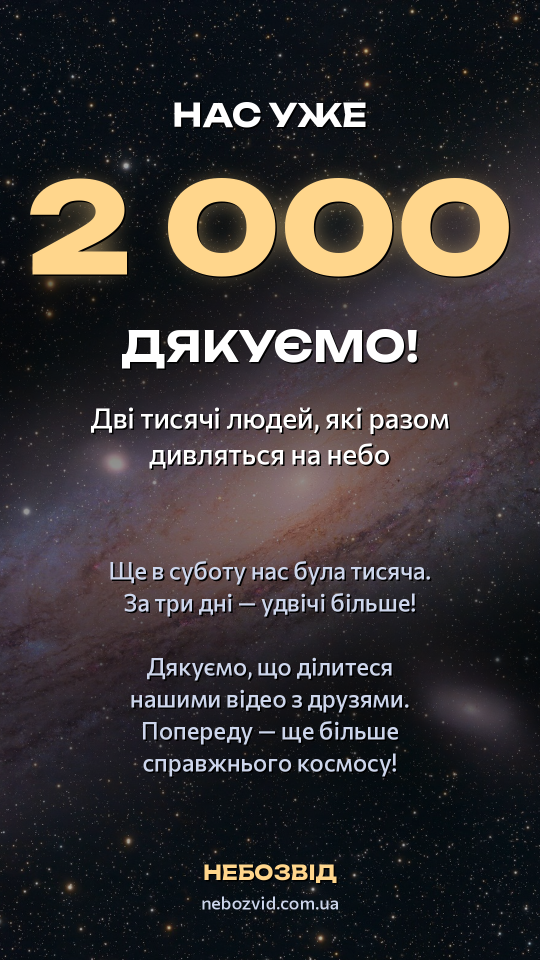
#> input picture videos/stories/thanks2000.png, 1080 x 1920 px, given in place of eso0932a.jpg, which was not available (shown at 1/2 size)
$ python thanks1000.py
#> lines starting #> are read from the running program, lines starting #| are printed output that depends on the picture
# Сторіз «Нас 1 000!» — подяка читачам Instagram (14.11.2026; копія thanks500.py). Запуск з videos/tools: python3 ../stories/thanks1000.py
# Тло — справжнє небо (ESO/S. Brunier, CC BY 4.0), Чумацький Шлях по діагоналі, як у rozigrash.py.
from PIL import Image, ImageDraw, ImageFont, ImageFilter, ImageEnhance
import numpy as np, os
W, H = 1080, 1920
OUT = os.path.join(os.path.dirname(os.path.abspath(__file__)), 'thanks1000.png')
Image.MAX_IMAGE_PIXELS = None
sky = Image.open('data/sky/eso0932a.jpg').convert('RGB')
#> sky is the input picture: PIL image 1080x1920 RGB; mean R, G, B 55.8, 51.4, 51.9
c = sky.crop((1700, 0, 4300, 3000)).rotate(32, resample=Image.BICUBIC)
#> c: PIL image 2600x3000 RGB; every value is 0
s = max(W / c.width, H / c.height) * 1.8
#> s = 1.15
c = c.resize((int(c.width * s), int(c.height * s)), Image.LANCZOS)
#> c: PIL image 2995x3456 RGB; every value is 0
x0, y0 = (c.width - W) // 2, (c.height - H) // 2
#> x0 = 957; y0 = 768
bg = ImageEnhance.Brightness(c.crop((x0, y0, x0 + W, y0 + H))).enhance(0.8)
#> bg: PIL image 1080x1920 RGB; every value is 0
a = np.asarray(bg).astype(np.float32) / 255
#> a: shape (1920, 1080, 3) float32; every value is 0
yy = np.linspace(0, 1, H)[:, None, None]
a *= 1 - 0.45 * np.exp(-((yy - 0.36) / 0.13) ** 2) - 0.5 * np.exp(-((yy - 0.70) / 0.13) ** 2)
img = Image.fromarray((np.clip(a, 0, 1) * 255).astype(np.uint8)).convert('RGBA')

def U(sz, w=700):
    f = ImageFont.truetype('fonts/Unbounded.ttf', sz)
    try: f.set_variation_by_axes([w])
    except Exception: pass
    return f
def C(sz, w=500):
    f = ImageFont.truetype('fonts/Commissioner.ttf', sz)
    try: f.set_variation_by_axes([w])
    except Exception: pass
    return f
gold, white, soft = (255, 214, 140), (255, 255, 255), (205, 214, 236)

def ctext(y, t, font, fill, glow=0, shadow=True):
#> called with y = 190, t = 'НАС УЖЕ', fill = (255, 255, 255), glow = 0, shadow = True
    d = ImageDraw.Draw(img)
    w = d.textlength(t, font=font); x = (W - w) / 2
#> after `w = d.textlength(t, font=font)`: w = 305.3
#> after `x = (W - w) / 2`: x = 387.3
    if glow:
        g = Image.new('RGBA', (W, H), (0, 0, 0, 0))
        ImageDraw.Draw(g).text((x, y), t, font=font, fill=fill + (200,))
        img.alpha_composite(g.filter(ImageFilter.GaussianBlur(glow)))
    if shadow: d.text((x + 3, y + 3), t, font=font, fill=(0, 0, 0, 170))
    d.text((x, y), t, font=font, fill=fill)

ctext(190, 'НАС УЖЕ', U(64), white)
f = U(270, 800); n = '1 000'
assert ImageDraw.Draw(img).textlength(n, font=f) < W - 80, 'the number is wider than the frame'
ctext(300, n, f, gold, glow=28)
#> call 2 of ctext, with y = 300, t = '1 000', fill = (255, 214, 140), glow = 28, shadow = True
#> in ctext (call 2), `d = ImageDraw.Draw(img)`:
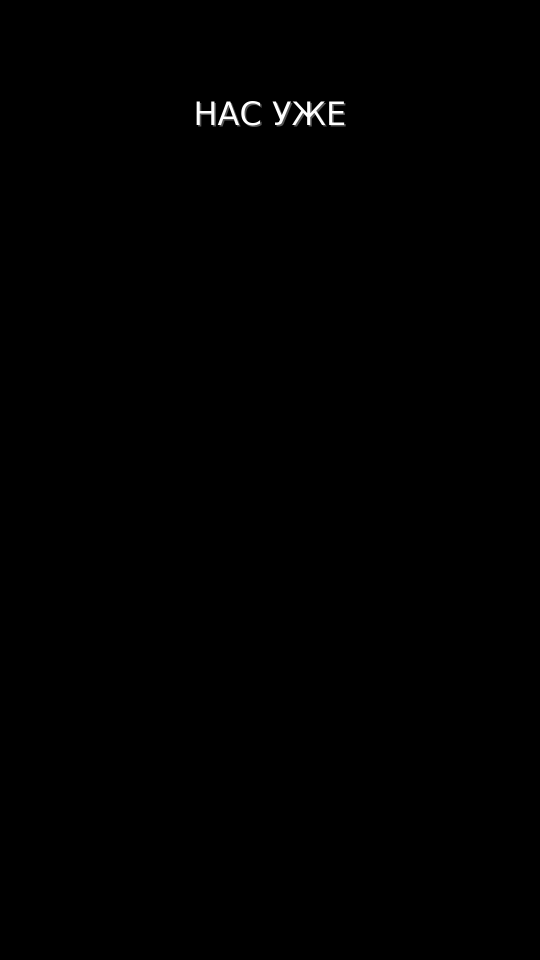
#> img: PIL image 1080x1920 RGBA (shown at 1/2 size); mean R, G, B, A 0.5, 0.5, 0.5, 254.9; transparent parts drawn white
#> in ctext (call 2), `w = d.textlength(t, font=font)`: w = 773
#> in ctext (call 2), `x = (W - w) / 2`: x = 153.5
#> in ctext (call 2), `g = Image.new('RGBA', (W, H), (0, 0, 0, 0))`: g: PIL image 1080x1920 RGBA; every value is 0
#> in ctext (call 2), `ImageDraw.Draw(g).text((x, y), t, font=font, fill=fill + (200,))`:
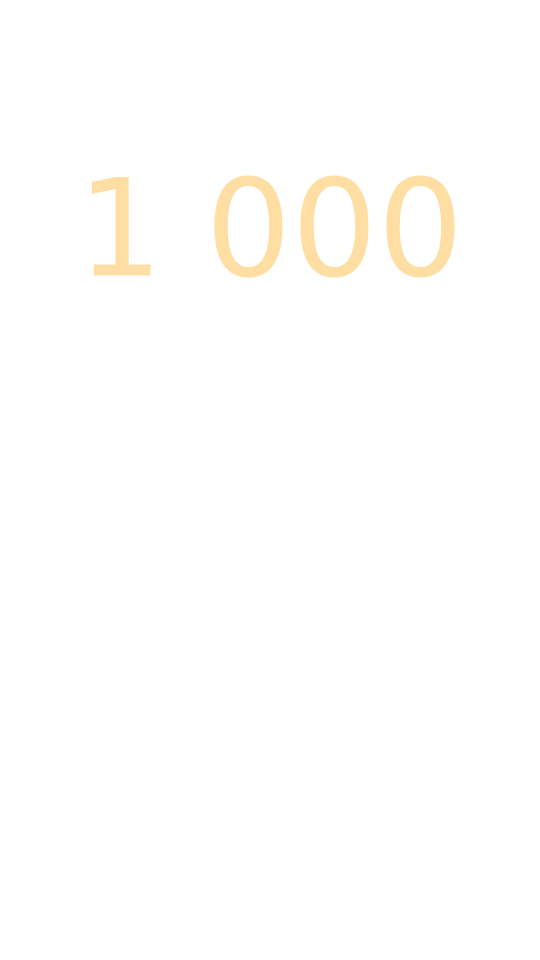
#> g: PIL image 1080x1920 RGBA (shown at 1/2 size); mean R, G, B, A 5.6, 4.7, 3.1, 4.2; transparent parts drawn white
#> in ctext (call 2), `img.alpha_composite(g.filter(ImageFilter.GaussianBlur(glow)))`:
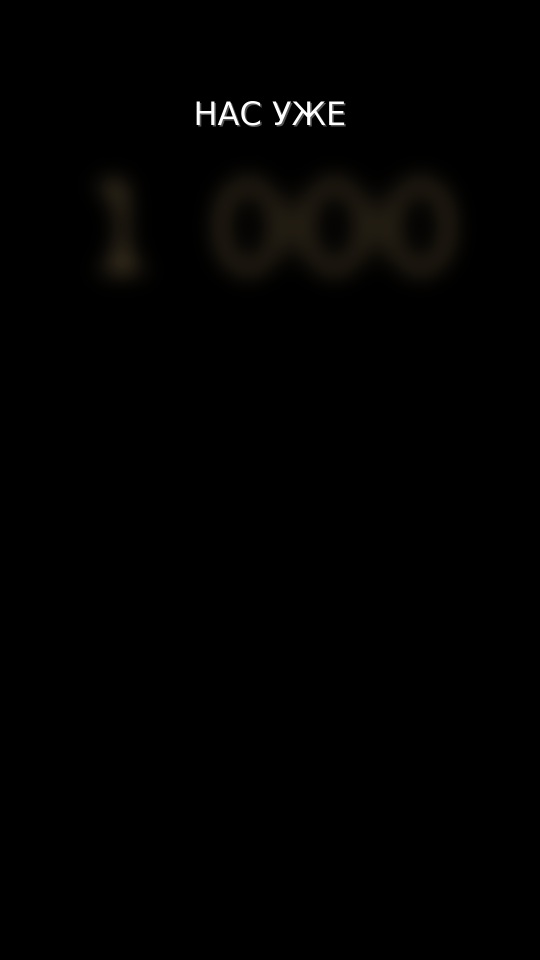
#> img: PIL image 1080x1920 RGBA (shown at 1/2 size); mean R, G, B, A 1.7, 1.5, 1.2, 254.9; transparent parts drawn white
ctext(640, 'ДЯКУЄМО!', U(84), white)
#> call 3 of ctext, with y = 640, t = 'ДЯКУЄМО!', fill = (255, 255, 255), glow = 0, shadow = True
#> in ctext (call 3), `d = ImageDraw.Draw(img)`:
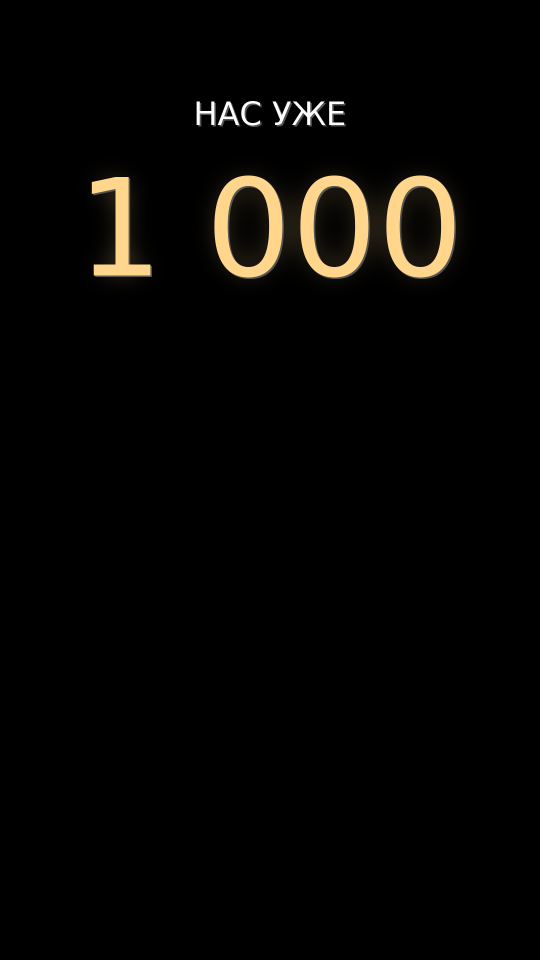
#> img: PIL image 1080x1920 RGBA (shown at 1/2 size); mean R, G, B, A 6.5, 5.6, 3.8, 254.7; transparent parts drawn white
#> in ctext (call 3), `w = d.textlength(t, font=font)`: w = 465.7
#> in ctext (call 3), `x = (W - w) / 2`: x = 307.1
lines = ['Тисяча людей, які разом', 'дивляться на небо']
for i, t in enumerate(lines): ctext(800 + i * 72, t, C(56), white)
#> this loop made 2 passes
#> (w in ctext, x in ctext) on passes 1 to 2: (725.4, 177.3), (554.1, 263)
body = ['Три дні тому нас було 500 —', 'а сьогодні вже вдвічі більше', '', 'Дякуємо за кожен лайк,', 'коментар і пересилання.', 'Попереду — ще більше космосу!']
for i, t in enumerate(body):
    if t: ctext(1110 + i * 64, t, C(48), soft)
#> this loop made 6 passes
#> (w in ctext, x in ctext) on passes 1, 2, 4, 5, 6: (727.4, 176.3), (728.4, 175.8), (614.6, 232.7), (632.8, 223.6), (831.6, 124.2)
ctext(1720, 'НЕБОЗВІД', U(40), gold)
#> in ctext (call 11), `d = ImageDraw.Draw(img)`:
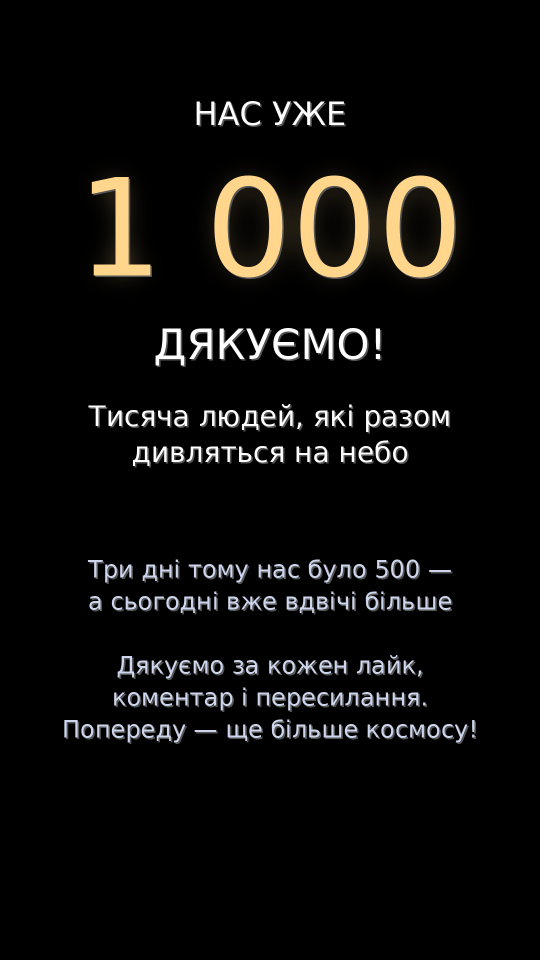
#> img: PIL image 1080x1920 RGBA (shown at 1/2 size); mean R, G, B, A 12.6, 11.8, 10.4, 253.4; transparent parts drawn white
#> in ctext (call 11), `w = d.textlength(t, font=font)`: w = 210.4
#> in ctext (call 11), `x = (W - w) / 2`: x = 434.8
ctext(1782, 'nebozvid.com.ua', C(36), soft, shadow=False)
img.convert('RGB').save(OUT)
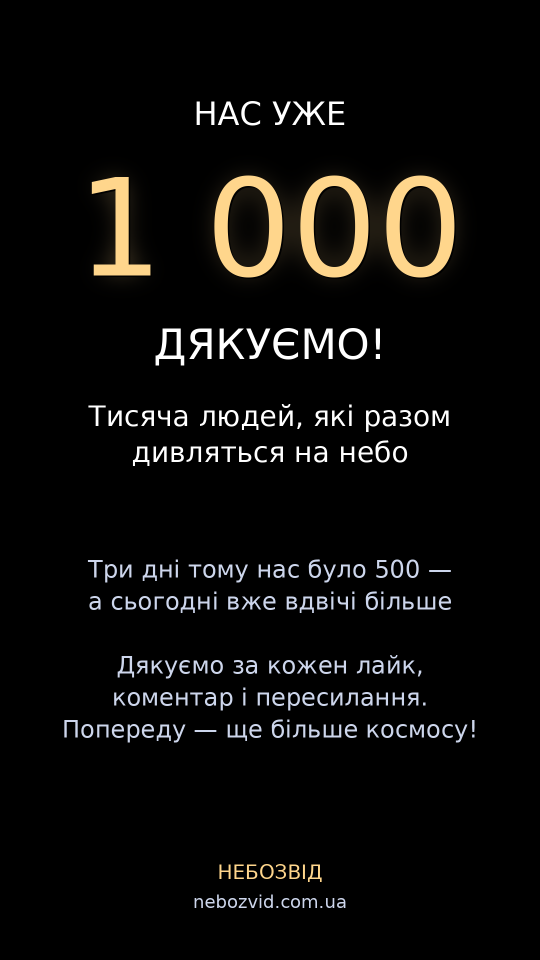
#> saved as thanks1000.png: PIL image 1080x1920 RGB (shown at 1/2 size); mean R, G, B 13.1, 12.2, 10.8
print(OUT)
